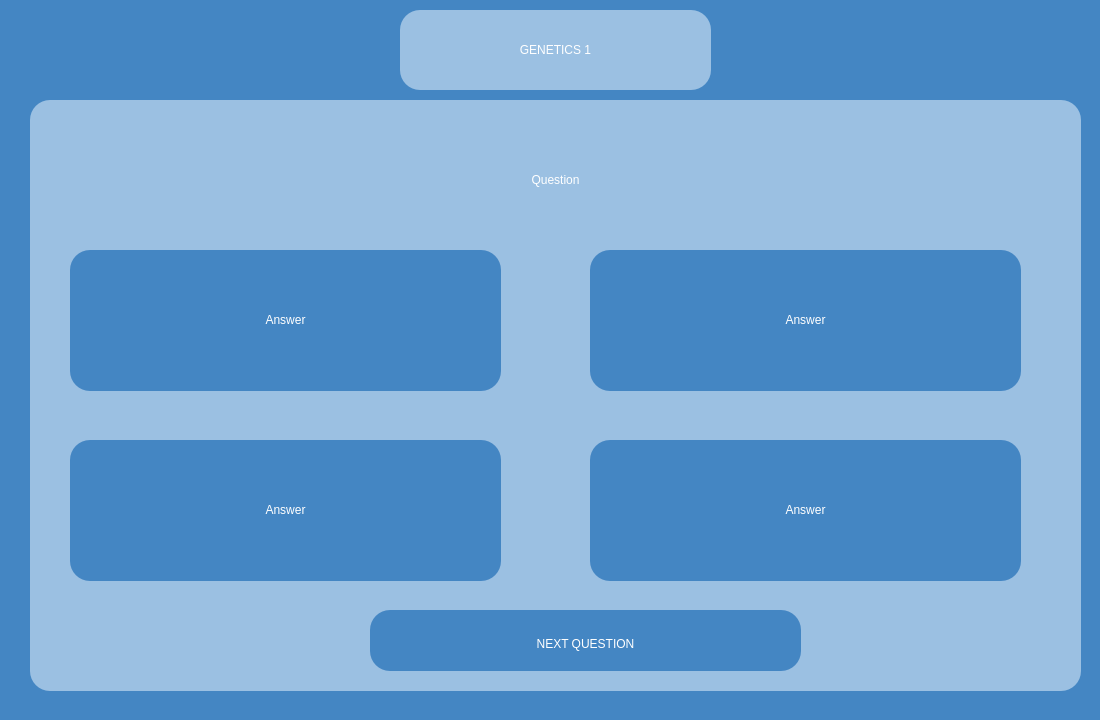
<?xml version="1.0" encoding="UTF-8"?>
<ui version="4.0">
 <class>geneticsExam1</class>
 <widget class="QWidget" name="geneticsExam1">
  <property name="geometry">
   <rect>
    <x>0</x>
    <y>0</y>
    <width>1100</width>
    <height>720</height>
   </rect>
  </property>
  <property name="windowTitle">
   <string>Form</string>
  </property>
  <property name="styleSheet">
   <string notr="true">background-color: #4486c3;</string>
  </property>
  <widget class="QFrame" name="questionTab">
   <property name="geometry">
    <rect>
     <x>30</x>
     <y>100</y>
     <width>1051</width>
     <height>591</height>
    </rect>
   </property>
   <property name="styleSheet">
    <string notr="true">background-color:rgb(155, 192, 226);
border:0px;
border-radius: 20px;</string>
   </property>
   <property name="frameShape">
    <enum>QFrame::Shape::StyledPanel</enum>
   </property>
   <property name="frameShadow">
    <enum>QFrame::Shadow::Raised</enum>
   </property>
   <widget class="QLabel" name="question">
    <property name="geometry">
     <rect>
      <x>10</x>
      <y>10</y>
      <width>1031</width>
      <height>141</height>
     </rect>
    </property>
    <property name="whatsThis">
     <string>&lt;html&gt;&lt;head/&gt;&lt;body&gt;&lt;p align=&quot;center&quot;&gt;&lt;br/&gt;&lt;/p&gt;&lt;/body&gt;&lt;/html&gt;</string>
    </property>
    <property name="styleSheet">
     <string notr="true">color:white;
font: 32pt &quot;Aura&quot;;
text-align:center;</string>
    </property>
    <property name="text">
     <string>&lt;html&gt;&lt;head/&gt;&lt;body&gt;&lt;p align=&quot;center&quot;&gt;Question&lt;/p&gt;&lt;/body&gt;&lt;/html&gt;</string>
    </property>
   </widget>
   <widget class="QFrame" name="answerTab_1">
    <property name="geometry">
     <rect>
      <x>40</x>
      <y>150</y>
      <width>431</width>
      <height>141</height>
     </rect>
    </property>
    <property name="styleSheet">
     <string notr="true">background-color:#4486c3;
border:0px;
border-radius: 20px;</string>
    </property>
    <property name="frameShape">
     <enum>QFrame::Shape::StyledPanel</enum>
    </property>
    <property name="frameShadow">
     <enum>QFrame::Shadow::Raised</enum>
    </property>
    <widget class="QLabel" name="answer_1">
     <property name="geometry">
      <rect>
       <x>10</x>
       <y>40</y>
       <width>411</width>
       <height>61</height>
      </rect>
     </property>
     <property name="whatsThis">
      <string>&lt;html&gt;&lt;head/&gt;&lt;body&gt;&lt;p align=&quot;center&quot;&gt;&lt;br/&gt;&lt;/p&gt;&lt;/body&gt;&lt;/html&gt;</string>
     </property>
     <property name="styleSheet">
      <string notr="true">color:white;
font: 32pt &quot;Aura&quot;;</string>
     </property>
     <property name="text">
      <string>&lt;html&gt;&lt;head/&gt;&lt;body&gt;&lt;p align=&quot;center&quot;&gt;Answer&lt;/p&gt;&lt;/body&gt;&lt;/html&gt;</string>
     </property>
    </widget>
    <widget class="QPushButton" name="answer_1Button">
     <property name="geometry">
      <rect>
       <x>0</x>
       <y>0</y>
       <width>431</width>
       <height>141</height>
      </rect>
     </property>
     <property name="styleSheet">
      <string notr="true">background-color:rgba(0, 0, 0, 0);
border-radius:35px;</string>
     </property>
     <property name="text">
      <string/>
     </property>
    </widget>
    <zorder>answer_1Button</zorder>
    <zorder>answer_1</zorder>
   </widget>
   <widget class="QFrame" name="answerTab_2">
    <property name="geometry">
     <rect>
      <x>560</x>
      <y>150</y>
      <width>431</width>
      <height>141</height>
     </rect>
    </property>
    <property name="styleSheet">
     <string notr="true">background-color:#4486c3;
border:0px;
border-radius: 20px;</string>
    </property>
    <property name="frameShape">
     <enum>QFrame::Shape::StyledPanel</enum>
    </property>
    <property name="frameShadow">
     <enum>QFrame::Shadow::Raised</enum>
    </property>
    <widget class="QLabel" name="answer_2">
     <property name="geometry">
      <rect>
       <x>10</x>
       <y>40</y>
       <width>411</width>
       <height>61</height>
      </rect>
     </property>
     <property name="whatsThis">
      <string>&lt;html&gt;&lt;head/&gt;&lt;body&gt;&lt;p align=&quot;center&quot;&gt;&lt;br/&gt;&lt;/p&gt;&lt;/body&gt;&lt;/html&gt;</string>
     </property>
     <property name="styleSheet">
      <string notr="true">color:white;
font: 32pt &quot;Aura&quot;;</string>
     </property>
     <property name="text">
      <string>&lt;html&gt;&lt;head/&gt;&lt;body&gt;&lt;p align=&quot;center&quot;&gt;Answer&lt;/p&gt;&lt;/body&gt;&lt;/html&gt;</string>
     </property>
    </widget>
    <widget class="QPushButton" name="answer_2Button">
     <property name="geometry">
      <rect>
       <x>0</x>
       <y>0</y>
       <width>431</width>
       <height>141</height>
      </rect>
     </property>
     <property name="styleSheet">
      <string notr="true">background-color:rgba(0, 0, 0, 0);
border-radius:35px;</string>
     </property>
     <property name="text">
      <string/>
     </property>
    </widget>
    <zorder>answer_2Button</zorder>
    <zorder>answer_2</zorder>
   </widget>
   <widget class="QFrame" name="answerTab_3">
    <property name="geometry">
     <rect>
      <x>40</x>
      <y>340</y>
      <width>431</width>
      <height>141</height>
     </rect>
    </property>
    <property name="styleSheet">
     <string notr="true">background-color:#4486c3;
border:0px;
border-radius: 20px;</string>
    </property>
    <property name="frameShape">
     <enum>QFrame::Shape::StyledPanel</enum>
    </property>
    <property name="frameShadow">
     <enum>QFrame::Shadow::Raised</enum>
    </property>
    <widget class="QLabel" name="answer_3">
     <property name="geometry">
      <rect>
       <x>10</x>
       <y>40</y>
       <width>411</width>
       <height>61</height>
      </rect>
     </property>
     <property name="whatsThis">
      <string>&lt;html&gt;&lt;head/&gt;&lt;body&gt;&lt;p align=&quot;center&quot;&gt;&lt;br/&gt;&lt;/p&gt;&lt;/body&gt;&lt;/html&gt;</string>
     </property>
     <property name="styleSheet">
      <string notr="true">color:white;
font: 32pt &quot;Aura&quot;;</string>
     </property>
     <property name="text">
      <string>&lt;html&gt;&lt;head/&gt;&lt;body&gt;&lt;p align=&quot;center&quot;&gt;Answer&lt;/p&gt;&lt;/body&gt;&lt;/html&gt;</string>
     </property>
    </widget>
    <widget class="QPushButton" name="answer_3Button">
     <property name="geometry">
      <rect>
       <x>0</x>
       <y>0</y>
       <width>431</width>
       <height>141</height>
      </rect>
     </property>
     <property name="styleSheet">
      <string notr="true">background-color:rgba(0, 0, 0, 0);
border-radius:35px;</string>
     </property>
     <property name="text">
      <string/>
     </property>
    </widget>
    <zorder>answer_3Button</zorder>
    <zorder>answer_3</zorder>
   </widget>
   <widget class="QFrame" name="answerTab_4">
    <property name="geometry">
     <rect>
      <x>560</x>
      <y>340</y>
      <width>431</width>
      <height>141</height>
     </rect>
    </property>
    <property name="styleSheet">
     <string notr="true">background-color:#4486c3;
border:0px;
border-radius: 20px;</string>
    </property>
    <property name="frameShape">
     <enum>QFrame::Shape::StyledPanel</enum>
    </property>
    <property name="frameShadow">
     <enum>QFrame::Shadow::Raised</enum>
    </property>
    <widget class="QLabel" name="answer_4">
     <property name="geometry">
      <rect>
       <x>10</x>
       <y>40</y>
       <width>411</width>
       <height>61</height>
      </rect>
     </property>
     <property name="whatsThis">
      <string>&lt;html&gt;&lt;head/&gt;&lt;body&gt;&lt;p align=&quot;center&quot;&gt;&lt;br/&gt;&lt;/p&gt;&lt;/body&gt;&lt;/html&gt;</string>
     </property>
     <property name="styleSheet">
      <string notr="true">color:white;
font: 32pt &quot;Aura&quot;;</string>
     </property>
     <property name="text">
      <string>&lt;html&gt;&lt;head/&gt;&lt;body&gt;&lt;p align=&quot;center&quot;&gt;Answer&lt;/p&gt;&lt;/body&gt;&lt;/html&gt;</string>
     </property>
    </widget>
    <widget class="QPushButton" name="answer_4Button">
     <property name="geometry">
      <rect>
       <x>0</x>
       <y>0</y>
       <width>431</width>
       <height>141</height>
      </rect>
     </property>
     <property name="styleSheet">
      <string notr="true">background-color:rgba(0, 0, 0, 0);
border-radius:35px;</string>
     </property>
     <property name="text">
      <string/>
     </property>
    </widget>
    <zorder>answer_4Button</zorder>
    <zorder>answer_4</zorder>
   </widget>
   <widget class="QFrame" name="nextTab">
    <property name="geometry">
     <rect>
      <x>340</x>
      <y>510</y>
      <width>431</width>
      <height>61</height>
     </rect>
    </property>
    <property name="styleSheet">
     <string notr="true">background-color:#4486c3;
border:0px;
border-radius: 20px;</string>
    </property>
    <property name="frameShape">
     <enum>QFrame::Shape::StyledPanel</enum>
    </property>
    <property name="frameShadow">
     <enum>QFrame::Shadow::Raised</enum>
    </property>
    <widget class="QLabel" name="next">
     <property name="geometry">
      <rect>
       <x>70</x>
       <y>4</y>
       <width>291</width>
       <height>61</height>
      </rect>
     </property>
     <property name="whatsThis">
      <string>&lt;html&gt;&lt;head/&gt;&lt;body&gt;&lt;p align=&quot;center&quot;&gt;&lt;br/&gt;&lt;/p&gt;&lt;/body&gt;&lt;/html&gt;</string>
     </property>
     <property name="styleSheet">
      <string notr="true">color:white;
font: 32pt &quot;Aura&quot;;</string>
     </property>
     <property name="text">
      <string>&lt;html&gt;&lt;head/&gt;&lt;body&gt;&lt;p align=&quot;center&quot;&gt;NEXT QUESTION&lt;/p&gt;&lt;/body&gt;&lt;/html&gt;</string>
     </property>
    </widget>
    <widget class="QPushButton" name="nextButton">
     <property name="geometry">
      <rect>
       <x>0</x>
       <y>0</y>
       <width>431</width>
       <height>61</height>
      </rect>
     </property>
     <property name="styleSheet">
      <string notr="true">background-color:rgba(0, 0, 0, 0);
border-radius:35px;</string>
     </property>
     <property name="text">
      <string/>
     </property>
    </widget>
   </widget>
  </widget>
  <widget class="QFrame" name="You_profile_back">
   <property name="geometry">
    <rect>
     <x>400</x>
     <y>10</y>
     <width>311</width>
     <height>80</height>
    </rect>
   </property>
   <property name="styleSheet">
    <string notr="true">background-color:rgb(155, 192, 226);
border:0px;
border-radius: 20px;</string>
   </property>
   <property name="frameShape">
    <enum>QFrame::Shape::StyledPanel</enum>
   </property>
   <property name="frameShadow">
    <enum>QFrame::Shadow::Raised</enum>
   </property>
   <widget class="QLabel" name="your_profile_text">
    <property name="geometry">
     <rect>
      <x>10</x>
      <y>10</y>
      <width>291</width>
      <height>61</height>
     </rect>
    </property>
    <property name="styleSheet">
     <string notr="true">color:white;
font: 32pt &quot;Aura&quot;;</string>
    </property>
    <property name="text">
     <string>&lt;html&gt;&lt;head/&gt;&lt;body&gt;&lt;p align=&quot;center&quot;&gt;GENETICS 1&lt;/p&gt;&lt;/body&gt;&lt;/html&gt;</string>
    </property>
   </widget>
  </widget>
 </widget>
 <resources/>
 <connections/>
</ui>
